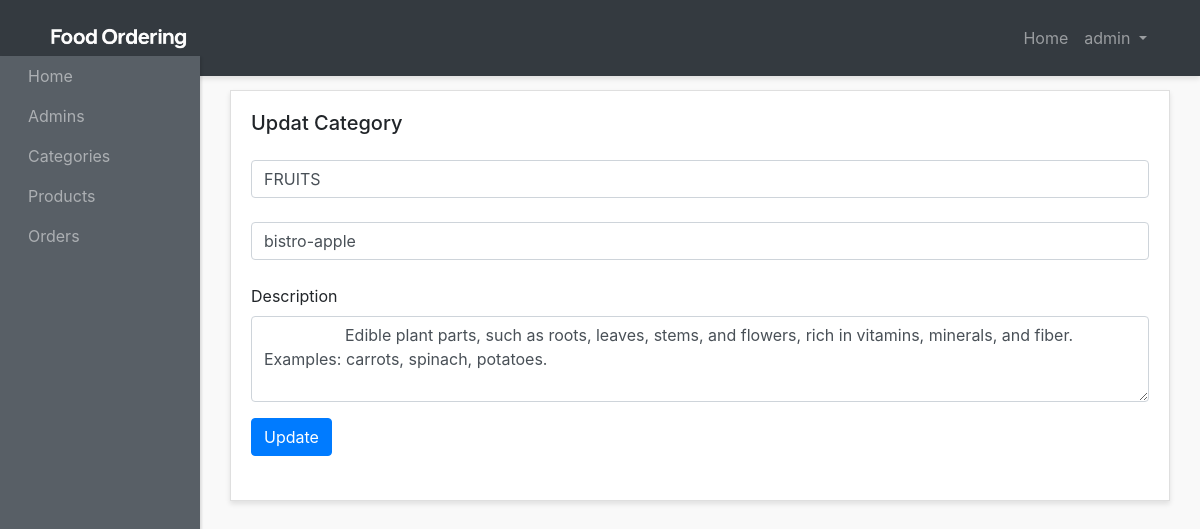
Screenshot of /admin-panel/categories-admins/update-category.php?id=1 (signed in) with the database file from the repository.
### tables this page shows
CREATE TABLE `categories` (
  `id` int(3) NOT NULL AUTO_INCREMENT,
  `name` varchar(200) NOT NULL,
  `image` varchar(200) NOT NULL,
  `icon` varchar(200) NOT NULL,
  `description` varchar(200) NOT NULL,
  `created_at` timestamp NOT NULL DEFAULT current_timestamp(),
  PRIMARY KEY (`id`)
);

### admin-panel/categories-admins/update-category.php (the view, shortened to what this page needs)
<?php require "../layouts/header.php"; ?>
<?php require "../../config/config.php"; ?>
<?php
  if(isset($_GET['id'])) {
    $id = $_GET['id'];
    $select = $conn->query("SELECT * FROM categories WHERE id='$id'");
    $select->execute();
    $category = $select->fetch(PDO::FETCH_OBJ);
  }
?>
       <div class="row">
        <div class="col">
          <div class="card">
            <div class="card-body">
              <h5 class="card-title mb-5 d-inline">Updat Category</h5>
              <form method="POST" action="update-category.php?id=<?php echo $id; ?>">
                <div class="form-outline mb-4 mt-4">
                  <input type="text" name="name" id="form2Example1" value="<?php echo $category->name; ?>" class="form-control" placeholder="name" />
                </div>
                <div class="form-outline mb-4 mt-4">
                  <input type="text" name="icon" id="form2Example1" value="<?php echo $category->icon; ?>" class="form-control" placeholder="icon" />
                </div>
                <div class="form-group">
                  <label for="exampleFormControlTextarea1">Description</label>
                  <textarea name="description" placeholder="description" class="form-control" id="exampleFormControlTextarea1" rows="3">
                  <?php echo $category->description; ?>
                  </textarea>
                </div>
                <button type="submit" name="submit" class="btn btn-primary  mb-4 text-center">Update</button>
              </form>
            </div>
          </div>
        </div>
      </div>
<?php require "../layouts/footer.php"; ?>

### admin-panel/styles/style.css (style rules this page uses)
body { background:#f9f9f9; }
.card { margin-bottom: 15px; border-radius:0; box-shadow: 0 3px 5px rgba(0,0,0,.1); }

### rows the page displays
categories: name "FRUITS", icon "bistro-apple", description "Edible plant parts, such as roots, leaves, stems, and flowers, rich in vitamins, minerals, and fiber. Examples: carrots, spinach, potatoes."

### other values shown
$_SESSION['adminname'] "admin"
